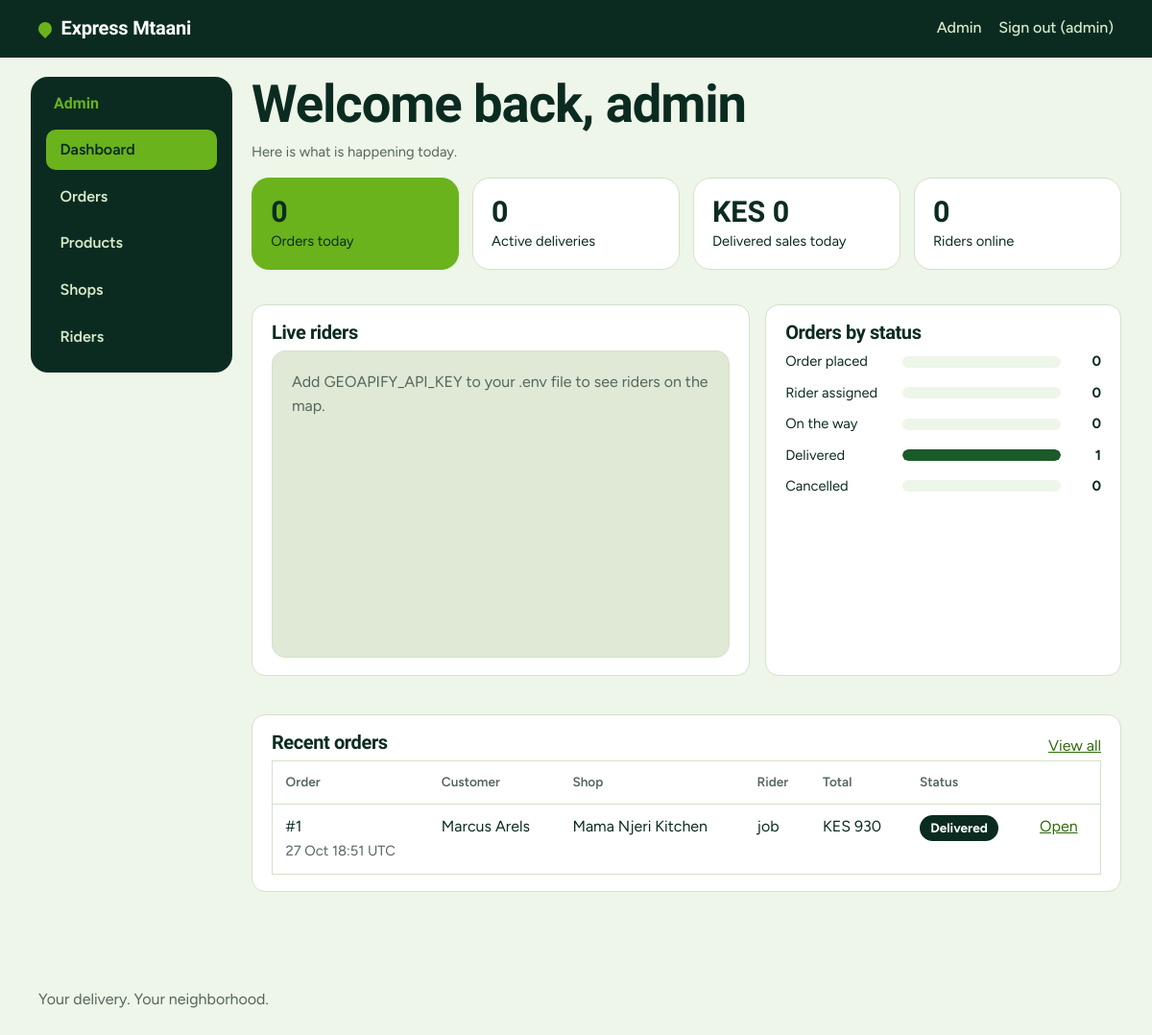
Page /admin/ (signed in) on the committed database.
### app/models.py (models this page shows, shortened)
class User(UserMixin, db.Model):
    __tablename__ = "users"
    id = db.Column(db.Integer, primary_key=True)
    name = db.Column(db.String(80), nullable=False)
    email = db.Column(db.String(120), unique=True, nullable=False, index=True)
    phone = db.Column(db.String(20), nullable=False)
    password_hash = db.Column(db.String(255), nullable=False)
    role = db.Column(db.String(20), nullable=False, default="customer", index=True)
    active = db.Column(db.Boolean, nullable=False, default=True)
    approved = db.Column(db.Boolean, nullable=False, default=True)  # riders start unapproved
    created_at = db.Column(db.DateTime, nullable=False, default=utcnow)
    online = db.Column(db.Boolean, nullable=False, default=False)
    last_lat = db.Column(db.Float)
    last_lng = db.Column(db.Float)
    last_seen_at = db.Column(db.DateTime)
    @property
    def is_active(self):  # Flask-Login
        return bool(self.active)
    @property
    def first_name(self):
        return (self.name or "").split(" ")[0]

class Order(db.Model):
    __tablename__ = "orders"
    id = db.Column(db.Integer, primary_key=True)
    public_token = db.Column(
        db.String(64), unique=True, nullable=False, index=True,
        default=lambda: secrets.token_urlsafe(16),
    )
    customer_id = db.Column(db.Integer, db.ForeignKey("users.id"), nullable=False, index=True)
    rider_id = db.Column(db.Integer, db.ForeignKey("users.id"), index=True)
    shop_id = db.Column(db.Integer, db.ForeignKey("shops.id"), nullable=False)
    customer_name = db.Column(db.String(80), nullable=False)
    customer_phone = db.Column(db.String(20), nullable=False)
    pickup_name = db.Column(db.String(120), nullable=False)
    pickup_lat = db.Column(db.Float, nullable=False)
    pickup_lng = db.Column(db.Float, nullable=False)
    dest_address = db.Column(db.String(255), nullable=False)
    dest_lat = db.Column(db.Float, nullable=False)
    dest_lng = db.Column(db.Float, nullable=False)
    subtotal = db.Column(db.Integer, nullable=False)
    delivery_fee = db.Column(db.Integer, nullable=False)
    total = db.Column(db.Integer, nullable=False)
    payment_method = db.Column(db.String(30), nullable=False, default="cash_on_delivery")
    payment_status = db.Column(db.String(20), nullable=False, default="unpaid")  # unpaid | paid
    cash_collected_at = db.Column(db.DateTime)
    status = db.Column(db.String(20), nullable=False, default="placed", index=True)
    rider_lat = db.Column(db.Float)
    rider_lng = db.Column(db.Float)
    rider_updated_at = db.Column(db.DateTime)
    eta_seconds = db.Column(db.Integer)
    distance_m = db.Column(db.Integer)
    created_at = db.Column(db.DateTime, nullable=False, default=utcnow)
    accepted_at = db.Column(db.DateTime)
    delivered_at = db.Column(db.DateTime)
    customer = db.relationship("User", foreign_keys=[customer_id])
    rider = db.relationship("User", foreign_keys=[rider_id])
    shop = db.relationship("Shop")
    items = db.relationship("OrderItem", back_populates="order", cascade="all, delete-orphan")
    @property
    def status_label(self):
        return STATUS_LABELS.get(self.status, self.status)

### app/admin.py (the view)
@bp.get("/")
def dashboard():
    start = _today_start_utc()
    fresh_cutoff = utcnow() - timedelta(seconds=current_app.config["RIDER_FRESH_SECONDS"])
    stats = {
        "orders_today": Order.query.filter(Order.created_at >= start).count(),
        "active": Order.query.filter(Order.status.in_(["placed", "accepted", "on_the_way"])).count(),
        "waiting": Order.query.filter_by(status="placed").count(),
        "sales_today": db.session.query(func.coalesce(func.sum(Order.total), 0)).filter(
            Order.status == "delivered", Order.delivered_at >= start).scalar(),
        "riders_online": User.query.filter(User.role == "rider", User.approved.is_(True), User.active.is_(True),
                                           User.online.is_(True), User.last_seen_at >= fresh_cutoff).count(),
        "pending_riders": User.query.filter_by(role="rider", approved=False).count(),
        "cash_to_chase": Order.query.filter_by(status="delivered", payment_status="unpaid").count(),
    }
    counts = dict(db.session.query(Order.status, func.count(Order.id)).group_by(Order.status).all())
    status_counts = [(key, label, counts.get(key, 0)) for key, label in STATUS_LABELS.items()]
    recent = Order.query.order_by(Order.created_at.desc()).limit(8).all()
    shops = Shop.query.filter_by(is_active=True).all()
    page_data = {
        "riders_url": url_for("api.admin_riders"),
        "shops": [{"name": s.name, "lat": s.lat, "lng": s.lng} for s in shops],
        "center": {"lat": -1.286389, "lng": 36.817223},
    }
    return render_template("admin/dashboard.html", stats=stats, status_counts=status_counts,
                           max_count=max([c for _, _, c in status_counts] + [1]),
                           recent=recent, page_data=page_data, kes=kes)

### app/admin.py (called while the page is built)
@bp.before_request
def admin_only():
    if not current_user.is_authenticated:
        return redirect(url_for("auth.login", next=request.path))
    if current_user.role != "admin":
        abort(403)

def _today_start_utc():
    local_now = utcnow() + timedelta(hours=3)
    return local_now.replace(hour=0, minute=0, second=0, microsecond=0) - timedelta(hours=3)

### app/models.py (called while the page is built)
def utcnow():
    return datetime.now(timezone.utc).replace(tzinfo=None)

@login_manager.user_loader
def load_user(user_id):
    try:
        user = db.session.get(User, int(user_id))
    except (TypeError, ValueError):
        return None
    if user and user.active and (user.role != "rider" or user.approved):
        return user
    return None

### app/storefront.py (called while the page is built)
def _cart():
    cart = session.get("cart")
    if not isinstance(cart, dict) or not isinstance(cart.get("items"), dict) or "shop_id" not in cart:
        return {"shop_id": None, "items": {}}
    return cart

@bp.app_context_processor
def inject_cart_count():
    items = _cart()["items"]
    return {"cart_count": sum(v for v in items.values() if isinstance(v, int))}

### app/utils.py (called while the page is built)
def kes(amount):
    return f"KES {int(amount):,}"

### app/templates/admin/dashboard.html (shortened to what this page needs)
{% extends "admin/base.html" %}
{% block admin %}
<h1>Welcome back, {{ current_user.first_name }}</h1>
<p class="hint">Here is what is happening today.</p>
<div class="cards">
  <div class="card card--lime"><span class="card__num">{{ stats.orders_today }}</span><span class="card__label">Orders today</span></div>
  <div class="card"><span class="card__num">{{ stats.active }}</span><span class="card__label">Active deliveries</span></div>
  <div class="card"><span class="card__num">{{ stats.sales_today|kes }}</span><span class="card__label">Delivered sales today</span></div>
  <div class="card"><span class="card__num">{{ stats.riders_online }}</span><span class="card__label">Riders online</span></div>
</div>
<div class="two-col">
  <div class="panel">
    <h2>Live riders</h2>
    <div id="map" class="map" data-map>
      {% if not geo_key %}<p class="map-note">Add GEOAPIFY_API_KEY to your .env file to see riders on the map.</p>{% endif %}
    </div>
  </div>
  <div class="panel">
    <h2>Orders by status</h2>
    <ul class="bars">
      {% for key, label, count in status_counts %}
      <li><span class="bars__label">{{ label }}</span>
        <span class="bars__track"><span class="bars__fill bars__fill--{{ key }}" style="width: {{ (count / max_count * 100)|round|int }}%"></span></span>
        <span class="bars__num">{{ count }}</span></li>
      {% endfor %}
    </ul>
  </div>
</div>
<div class="panel">
  <div class="row"><h2>Recent orders</h2><a href="{{ url_for('admin.orders') }}">View all</a></div>
  {% include "admin/_orders_table.html" %}
</div>
{% endblock %}
{% block scripts %}
{% include "_maps_loader.html" %}
{% endblock %}

### app/templates/base.html (shortened to what this page needs)
<!doctype html>
<html lang="en">
<head>
  <link rel="stylesheet" href="{{ url_for('static', filename='css/style.css') }}">
</head>
<body>
  <header class="site-header">
    <a class="brand" href="{{ url_for('shop.home') }}">
      <span class="brand__mark" aria-hidden="true"></span>Express Mtaani
    </a>
    <nav class="site-nav" aria-label="Main">
      {% if current_user.is_authenticated %}
        {% if current_user.role == 'admin' %}
          <a href="{{ url_for('admin.dashboard') }}">Admin</a>
        {% elif current_user.role == 'rider' %}
          <a href="{{ url_for('rider.dashboard') }}">Deliveries</a>
        {% else %}
          <a href="{{ url_for('shop.my_orders') }}">My orders</a>
        {% endif %}
        <form method="post" action="{{ url_for('auth.logout') }}" class="inline-form">
          <button type="submit" class="link-button">Sign out ({{ current_user.first_name }})</button>
        </form>
      {% else %}
        <a href="{{ url_for('shop.cart') }}">Cart{% if cart_count %} ({{ cart_count }}){% endif %}</a>
        <a href="{{ url_for('auth.login') }}">Sign in</a>
        <a href="{{ url_for('auth.register') }}">Sign up</a>
        <a href="{{ url_for('auth.rider_register') }}">Ride with us</a>
      {% endif %}
    </nav>
  </header>
  <main id="main">
    {% block content %}{% endblock %}
  </main>
  <footer class="site-footer">
    <p>Your delivery. Your neighborhood.</p>
  </footer>
  {% block scripts %}{% endblock %}
</body>
</html>

### app/templates/admin/_orders_table.html
{% if (orders if orders is defined else recent) %}
<div class="table-wrap">
<table class="table">
  <thead><tr><th>Order</th><th>Customer</th><th>Shop</th><th>Rider</th><th>Total</th><th>Status</th><th></th></tr></thead>
  <tbody>
  {% for o in (orders if orders is defined else recent) %}
    <tr>
      <td data-label="Order">#{{ o.id }}<br><span class="hint">{{ o.created_at.strftime('%d %b %H:%M') }} UTC</span></td>
      <td data-label="Customer">{{ o.customer_name }}</td>
      <td data-label="Shop">{{ o.pickup_name }}</td>
      <td data-label="Rider">{{ o.rider.name if o.rider else 'Unassigned' }}</td>
      <td data-label="Total">{{ o.total|kes }}</td>
      <td data-label="Status"><span class="badge badge--{{ o.status }}">{{ o.status_label }}</span></td>
      <td><a href="{{ url_for('admin.order_detail', order_id=o.id) }}">Open</a></td>
    </tr>
  {% endfor %}
  </tbody>
</table>
</div>
{% else %}<p class="empty">No orders yet.</p>{% endif %}

### app/static/css/style.css (style rules this page uses)
:root { --green-900: #0b2b21; --green-700: #1b5a2a; --lime: #6ab31c; --lime-soft: #e3f1d0; --lime-text: #2f6b0a; --mint: #eef5e9; --surface: #ffffff; --line: #d3e1c8; --muted: #53665c; --danger: #b3261e; --danger-soft: #fbe9e7; --radius: 14px; --font-display: "Bricolage Grotesque", "Segoe UI", system-ui, sans-serif; --font-body: "Figtree", "Segoe UI", system-ui, sans-serif; }
*, *::before, *::after { box-sizing: border-box; }
html { -webkit-text-size-adjust: 100%; }
body { margin: 0; font-family: var(--font-body); font-size: 1rem; line-height: 1.55; color: var(--green-900); background: var(--mint); }
a { color: var(--lime-text); }
h1, h2 { font-family: var(--font-display); font-weight: 800; line-height: 1.08; letter-spacing: -0.02em; margin: 0 0 .5rem; }
h1 { font-size: clamp(2rem, 6vw, 3.4rem); }
p { margin: 0 0 1rem; }
.site-header { display: flex; align-items: center; justify-content: space-between; gap: 1rem; padding: .9rem clamp(1rem, 4vw, 2.5rem); background: var(--green-900); color: #fff; }
.brand { display: inline-flex; align-items: center; gap: .6rem; color: #fff; text-decoration: none; font-family: var(--font-display); font-weight: 800; font-size: 1.25rem; letter-spacing: -0.01em; }
.brand__mark { width: 14px; height: 14px; border-radius: 50% 50% 50% 0; transform: rotate(-45deg); background: var(--lime); }
.site-nav { display: flex; gap: 1.1rem; flex-wrap: wrap; }
.site-nav a { color: #d9ebc9; text-decoration: none; font-weight: 500; }
.site-footer { padding: 2rem clamp(1rem, 4vw, 2.5rem); color: var(--muted); }
.row { display: flex; align-items: center; justify-content: space-between; gap: 1rem; flex-wrap: wrap; }
.hint { color: var(--muted); font-size: .92rem; margin: 0; }
.map { width: 100%; min-height: 280px; border-radius: var(--radius); background: #dfe9d6; border: 1px solid var(--line); overflow: hidden; }
.map-note { margin: 0; padding: 1.25rem; color: var(--muted); }
.badge { display: inline-block; justify-self: start; padding: .2rem .7rem; border-radius: 999px; font-size: .85rem; font-weight: 700; background: var(--lime-soft); color: var(--green-900); }
.badge--delivered { background: var(--green-900); color: #fff; }
.inline-form { display: inline; margin: 0; }
.link-button { background: none; border: 0; padding: 0; font: inherit; font-weight: 500; color: inherit; text-decoration: underline; cursor: pointer; }
.site-nav .link-button { color: #d9ebc9; text-decoration: none; }
.table-wrap { overflow-x: auto; }
.table { width: 100%; border-collapse: collapse; background: var(--surface); border: 1px solid var(--line); border-radius: var(--radius); }
.table th, .table td { text-align: left; padding: .7rem .85rem; border-bottom: 1px solid var(--line); vertical-align: top; }
.table th { font-size: .85rem; color: var(--muted); font-weight: 600; }
.panel { background: var(--surface); border: 1px solid var(--line); border-radius: var(--radius); padding: 1.1rem 1.25rem; margin: 1.25rem 0; }
.panel h2 { font-size: 1.25rem; }
.cards { display: grid; grid-template-columns: repeat(auto-fit, minmax(190px, 1fr)); gap: .85rem; margin: 1rem 0; }
.card { background: var(--surface); border: 1px solid var(--line); border-radius: 18px; padding: 1.1rem 1.2rem; display: grid; gap: .15rem; }
.card--lime { background: var(--lime); border-color: var(--lime); }
.card__num { font-family: var(--font-display); font-weight: 800; font-size: 1.9rem; line-height: 1.1; }
.card__label { font-size: .92rem; }
.two-col { display: grid; gap: 1rem; }
@media (min-width: 900px) { .two-col { grid-template-columns: 1.4fr 1fr; } }
.bars { list-style: none; margin: 0; padding: 0; display: grid; gap: .6rem; }
.bars li { display: grid; grid-template-columns: 7rem 1fr 2rem; gap: .6rem; align-items: center; font-size: .92rem; }
.bars__track { height: 12px; background: var(--mint); border-radius: 999px; overflow: hidden; }
.bars__fill { display: block; height: 100%; background: var(--green-700); border-radius: 999px; }
.bars__num { text-align: right; font-weight: 700; }
.admin .map { height: 320px; min-height: 240px; }

### rows in the picture
User: first_name "admin"
Order: status "Delivered", {{ (count / max_count * 100)|round|int }} 100 (drawn), count "1", id "1", created_at "27 Oct 18:51", customer_name "Marcus Arels", pickup_name "Mama Njeri Kitchen", rider "job", total|kes "KES 930", status_label "Delivered"

### other values in the picture
{{ stats.orders_today }} "0"
{{ stats.active }} "0"
{{ stats.sales_today|kes }} "KES 0"
{{ stats.riders_online }} "0"
{{ label }} "Order placed" "Rider assigned" "On the way" "Cancelled"
{{ count }} "0" "0" "0" "0"
